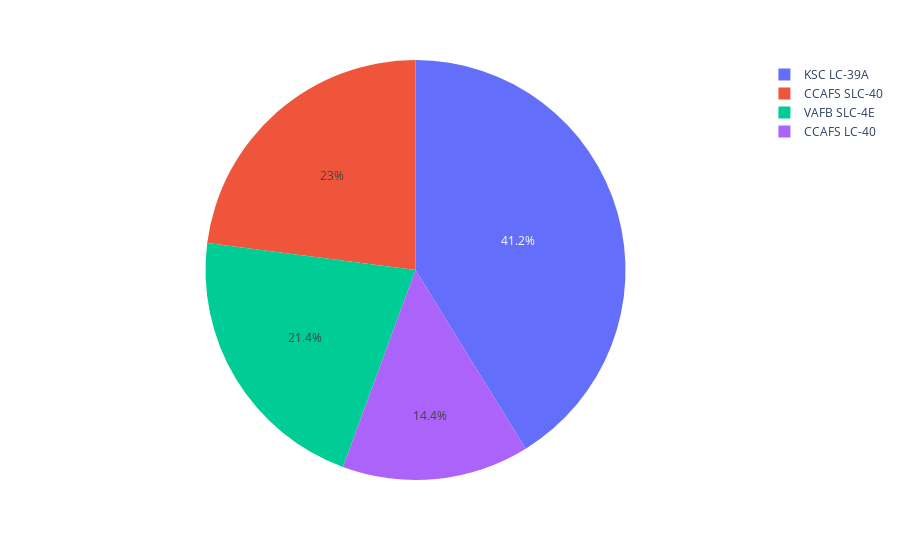

Notebook cell for this chart:
### Code cell
fig = px.pie(data, values=data.values, names=data.index)
fig.show()

### Figure 1 — Plotly figure (JSON) as saved in the notebook; plotly's stock layout.template omitted (floating-point values rounded to 4 significant figures)
{"data": [{"domain": {"x": [0, 1], "y": [0, 1]}, "hovertemplate": "Launch Site=%{label}<br>value=%{value}<extra></extra>", "labels": ["CCAFS LC-40", "CCAFS SLC-40", "KSC LC-39A", "VAFB SLC-4E"], "legendgroup": "", "name": "", "showlegend": true, "type": "pie", "values": [0.2692, 0.4286, 0.7692, 0.4]}], "layout": {"legend": {"tracegroupgap": 0}, "margin": {"t": 60}}}
